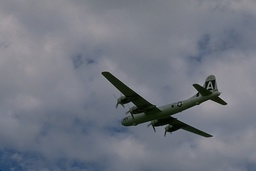
#> input picture HW4/image1.jpg, 256 x 171 px, shrunk from 481 x 321 before the run
$ jupyter execute Q9.ipynb
#> lines starting #> are read from the running program, lines starting #| are printed output that depends on the picture; after the words box and inside, x2 and y2 are one past the last pixel; in counts of white or black regions, pixels touching at a corner belong together
[cell 1]
import numpy as np
import matplotlib.pyplot as plt
import cv2
from sklearn.cluster import KMeans
from sklearn.mixture import GaussianMixture

# ==========================================
# 1. Feature Extraction Helper
# ==========================================
def create_feature_matrix(image_path):
    """
    Reads an image and converts it into a (N_pixels, 5) feature matrix.
    Features: [Normalized_Row, Normalized_Col, Norm_R, Norm_G, Norm_B]
    """
#> called with image_path = 'image1.jpg'
    # Load Image (OpenCV loads as BGR, so convert to RGB)
    img = cv2.imread(image_path)
#> img is the input picture: shape (171, 256, 3); mean B, G, R 129.2, 118.3, 113.8
    if img is None:
        print(f"Error: Image not found at {image_path}")
        return None, None, None

    img = cv2.cvtColor(img, cv2.COLOR_BGR2RGB)
    rows, cols, ch = img.shape
#> rows = 171; cols = 256; ch = 3

    # 1. Normalize Color (Scale 0-1)
    img_norm = img.astype(float) / 255.0

    # 2. Create Coordinate Grids (Scale 0-1)
    # np.meshgrid creates 2D arrays where each pixel has its X and Y coordinate
    x_grid, y_grid = np.meshgrid(np.linspace(0, 1, cols), np.linspace(0, 1, rows))

    # 3. Flatten Arrays
    # We flatten the 2D images into 1D arrays to stack them
    R = img_norm[:, :, 0].flatten()
    G = img_norm[:, :, 1].flatten()
    B = img_norm[:, :, 2].flatten()
    X = x_grid.flatten() # Column index
    Y = y_grid.flatten() # Row index

    # 4. Stack into Feature Matrix (N samples, 5 features)
    # [Y, X, R, G, B] matches the requirement: (row, col, red, green, blue)
    features = np.column_stack((Y, X, R, G, B))

    return features, img, (rows, cols)

# ==========================================
# 2. Segmentation Routine
# ==========================================
def run_segmentation(image_path, method='kmeans'):
    features, original_img, shape = create_feature_matrix(image_path)
#> shape = (171, 256)
    if features is None: return

    k_values = [2, 3, 4, 5]

    # Setup the plot figure
    fig, axes = plt.subplots(1, 5, figsize=(20, 5))

    # Show Original Image first
    axes[0].imshow(original_img)
    axes[0].set_title("Original Image")
    axes[0].axis('off')

    print(f"\n--- Running Segmentation using {method.upper()} ---")

    for i, K in enumerate(k_values):
        print(f"Processing K={K}...")

        if method == 'kmeans':
            # n_init=10 runs it 10 times and picks best result to avoid local minima
            model = KMeans(n_clusters=K, n_init=10, random_state=42)
            labels = model.fit_predict(features)

        elif method == 'gmm':
            # GMM uses Expectation-Maximization
            # We use a smaller covariance_type='diag' for speed if needed,
            # but 'full' is more powerful for shaping clusters.
            model = GaussianMixture(n_components=K, random_state=42, covariance_type='full')
            labels = model.fit_predict(features)

        # Reshape the 1D label array back to the 2D image shape
        segmented_img = labels.reshape(shape)

        # Plotting
        # cmap='tab10' gives distinct colors for up to 10 classes
        # 'nipy_spectral' is another good option for high contrast
        axes[i+1].imshow(segmented_img, cmap='tab10')
        axes[i+1].set_title(f'{method.upper()} K={K}')
        axes[i+1].axis('off')
#> this loop made 4 passes
#> pass 1, in run_segmentation, `segmented_img = labels.reshape(shape)`:
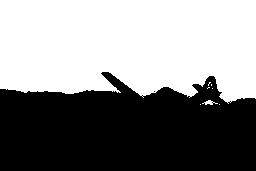
#> segmented_img: shape (171, 256) int32; values 0 (black) and 1 (white), 53.4% white; 2 black regions (1 under 20 px), largest, box (x1, y1, x2, y2) and area: (0, 72, 256, 171) 20406

    plt.tight_layout()
    plt.show()
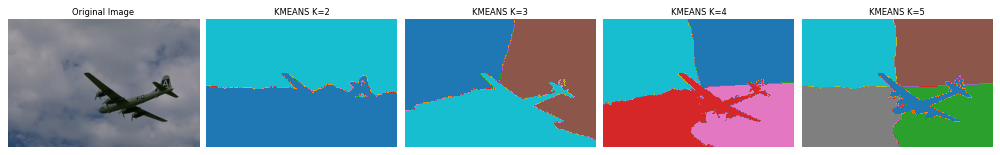
#> figure drawn by matplotlib, 5 panels

# ==========================================
# 3. Main Execution Block
# ==========================================
if __name__ == "__main__":
    target_image1 = 'image1.jpg'
    target_image2 = 'image2.jpg'

    run_segmentation(target_image1, method='kmeans')

    run_segmentation(target_image1, method='gmm')
#> call 2 of run_segmentation, with image_path = 'image1.jpg', method = 'gmm'
#> in run_segmentation (call 2), `plt.show()`:
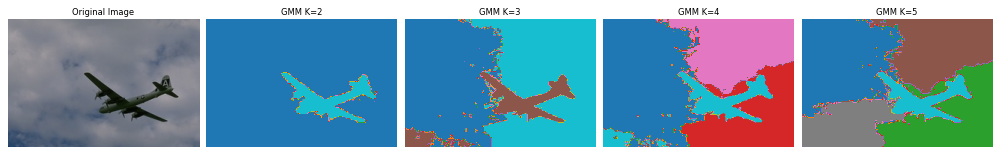
#> figure drawn by matplotlib, 5 panels

    run_segmentation(target_image2, method='kmeans')
#> call 3 of run_segmentation, with image_path = 'image2.jpg', method = 'kmeans'
#> call 3 of create_feature_matrix, with image_path = 'image2.jpg'
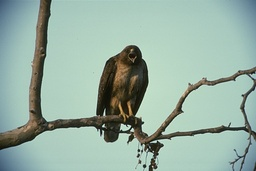
#> input picture HW4/image2.jpg, 256 x 171 px, shrunk from 481 x 321 before the run
#> in create_feature_matrix, img is the input picture: shape (171, 256, 3); mean B, G, R 163.1, 175.2, 150.9
#> the loop in run_segmentation (call 3), `for i, K in enumerate(k_values):` made 4 passes
#> pass 3, in run_segmentation (call 3), `segmented_img = labels.reshape(shape)`:
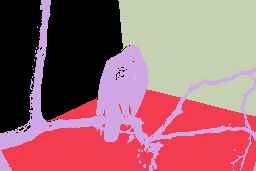
#> segmented_img: shape (171, 256) int32; 4 distinct labels, from 0 to 3; one colour per label, 0 black
#> in run_segmentation (call 3), `plt.show()`:
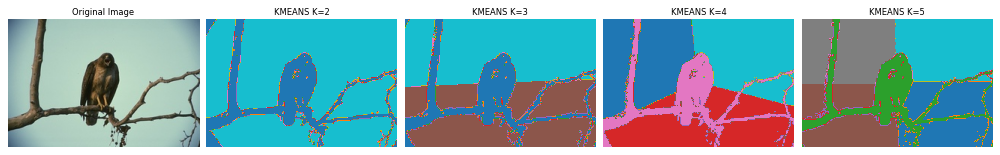
#> figure drawn by matplotlib, 5 panels

    run_segmentation(target_image2, method='gmm')
#> call 4 of run_segmentation, with image_path = 'image2.jpg', method = 'gmm'
#> the loop in run_segmentation (call 4), `for i, K in enumerate(k_values):` made 4 passes
#> pass 1, in run_segmentation (call 4), `segmented_img = labels.reshape(shape)`:
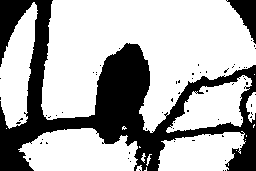
#> segmented_img: shape (171, 256) int64; values 0 (black) and 1 (white), 68.7% white; 66 black regions (64 under 20 px), largest, box (x1, y1, x2, y2) and area: (0, 0, 256, 171) 12969, (226, 0, 256, 44) 593
#> pass 2, in run_segmentation (call 4), `segmented_img = labels.reshape(shape)`:
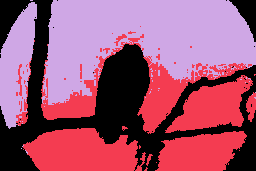
#> segmented_img: shape (171, 256) int64; 3 distinct labels, from 0 to 2; one colour per label, 0 black
#> pass 3, in run_segmentation (call 4), `segmented_img = labels.reshape(shape)`:
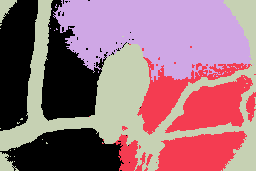
#> segmented_img: shape (171, 256) int64; 4 distinct labels, from 0 to 3; one colour per label, 0 black
#> in run_segmentation (call 4), `plt.show()`:
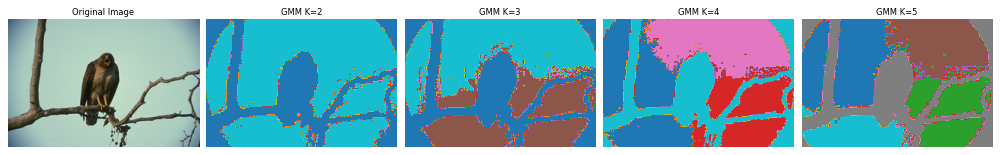
#> figure drawn by matplotlib, 5 panels
